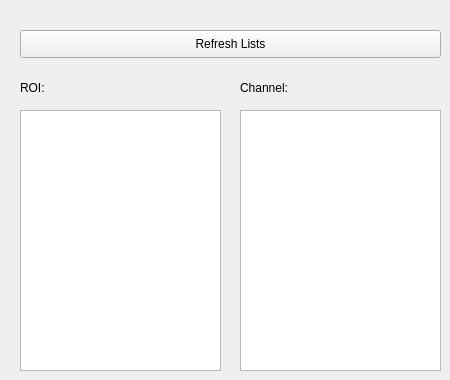
     <widget class="QWidget" name="tab_2">
      <attribute name="title">
       <string>Data Selection</string>
      </attribute>
      <widget class="QListWidget" name="roiList">
       <property name="geometry">
        <rect>
         <x>20</x>
         <y>110</y>
         <width>201</width>
         <height>261</height>
        </rect>
       </property>
       <property name="selectionMode">
        <enum>QAbstractItemView::ExtendedSelection</enum>
       </property>
      </widget>
      <widget class="QListWidget" name="channelList">
       <property name="geometry">
        <rect>
         <x>240</x>
         <y>110</y>
         <width>201</width>
         <height>261</height>
        </rect>
       </property>
       <property name="selectionMode">
        <enum>QAbstractItemView::ExtendedSelection</enum>
       </property>
      </widget>
      <widget class="QPushButton" name="refreshLists">
       <property name="geometry">
        <rect>
         <x>20</x>
         <y>30</y>
         <width>421</width>
         <height>28</height>
        </rect>
       </property>
       <property name="text">
        <string>Refresh Lists</string>
       </property>
      </widget>
      <widget class="QLabel" name="label_4">
       <property name="geometry">
        <rect>
         <x>20</x>
         <y>80</y>
         <width>55</width>
         <height>16</height>
        </rect>
       </property>
       <property name="text">
        <string>ROI:</string>
       </property>
      </widget>
      <widget class="QLabel" name="label_10">
       <property name="geometry">
        <rect>
         <x>240</x>
         <y>80</y>
         <width>55</width>
         <height>16</height>
        </rect>
       </property>
       <property name="text">
        <string>Channel:</string>
       </property>
      </widget>
     </widget>
